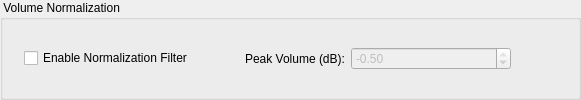
                 <widget class="QGroupBox" name="groupBox_9">
                  <property name="font">
                   <font>
                    <weight>50</weight>
                    <bold>false</bold>
                   </font>
                  </property>
                  <property name="title">
                   <string> Volume Normalization </string>
                  </property>
                  <layout class="QGridLayout" name="gridLayout_26">
                   <item row="0" column="0">
                    <layout class="QGridLayout" name="gridLayout_20">
                     <item row="1" column="1">
                      <widget class="QCheckBox" name="checkBoxNormalizationFilter">
                       <property name="text">
                        <string>Enable Normalization Filter</string>
                       </property>
                      </widget>
                     </item>
                     <item row="1" column="0">
                      <spacer name="horizontalSpacer_25">
                       <property name="orientation">
                        <enum>Qt::Horizontal</enum>
                       </property>
                       <property name="sizeType">
                        <enum>QSizePolicy::Fixed</enum>
                       </property>
                       <property name="sizeHint" stdset="0">
                        <size>
                         <width>10</width>
                         <height>20</height>
                        </size>
                       </property>
                      </spacer>
                     </item>
                     <item row="1" column="6">
                      <spacer name="horizontalSpacer_26">
                       <property name="orientation">
                        <enum>Qt::Horizontal</enum>
                       </property>
                       <property name="sizeType">
                        <enum>QSizePolicy::Fixed</enum>
                       </property>
                       <property name="sizeHint" stdset="0">
                        <size>
                         <width>10</width>
                         <height>20</height>
                        </size>
                       </property>
                      </spacer>
                     </item>
                     <item row="1" column="4">
                      <widget class="QDoubleSpinBox" name="spinBoxNormalizationFilter">
                       <property name="enabled">
                        <bool>false</bool>
                       </property>
                       <property name="minimumSize">
                        <size>
                         <width>160</width>
                         <height>0</height>
                        </size>
                       </property>
                       <property name="minimum">
                        <double>-32.000000000000000</double>
                       </property>
                       <property name="maximum">
                        <double>-0.500000000000000</double>
                       </property>
                       <property name="singleStep">
                        <double>0.500000000000000</double>
                       </property>
                      </widget>
                     </item>
                     <item row="1" column="3">
                      <widget class="QLabel" name="label_6">
                       <property name="text">
                        <string>Peak Volume (dB):</string>
                       </property>
                      </widget>
                     </item>
                     <item row="1" column="2">
                      <spacer name="horizontalSpacer_27">
                       <property name="orientation">
                        <enum>Qt::Horizontal</enum>
                       </property>
                       <property name="sizeHint" stdset="0">
                        <size>
                         <width>40</width>
                         <height>20</height>
                        </size>
                       </property>
                      </spacer>
                     </item>
                     <item row="1" column="5">
                      <spacer name="horizontalSpacer_28">
                       <property name="orientation">
                        <enum>Qt::Horizontal</enum>
                       </property>
                       <property name="sizeHint" stdset="0">
                        <size>
                         <width>40</width>
                         <height>20</height>
                        </size>
                       </property>
                      </spacer>
                     </item>
                     <item row="0" column="1" colspan="5">
                      <spacer name="verticalSpacer_11">
                       <property name="orientation">
                        <enum>Qt::Vertical</enum>
                       </property>
                       <property name="sizeType">
                        <enum>QSizePolicy::Fixed</enum>
                       </property>
                       <property name="sizeHint" stdset="0">
                        <size>
                         <width>20</width>
                         <height>8</height>
                        </size>
                       </property>
                      </spacer>
                     </item>
                     <item row="2" column="1" colspan="5">
                      <spacer name="verticalSpacer_12">
                       <property name="orientation">
                        <enum>Qt::Vertical</enum>
                       </property>
                       <property name="sizeType">
                        <enum>QSizePolicy::Fixed</enum>
                       </property>
                       <property name="sizeHint" stdset="0">
                        <size>
                         <width>20</width>
                         <height>8</height>
                        </size>
                       </property>
                      </spacer>
                     </item>
                    </layout>
                   </item>
                  </layout>
                 </widget>
